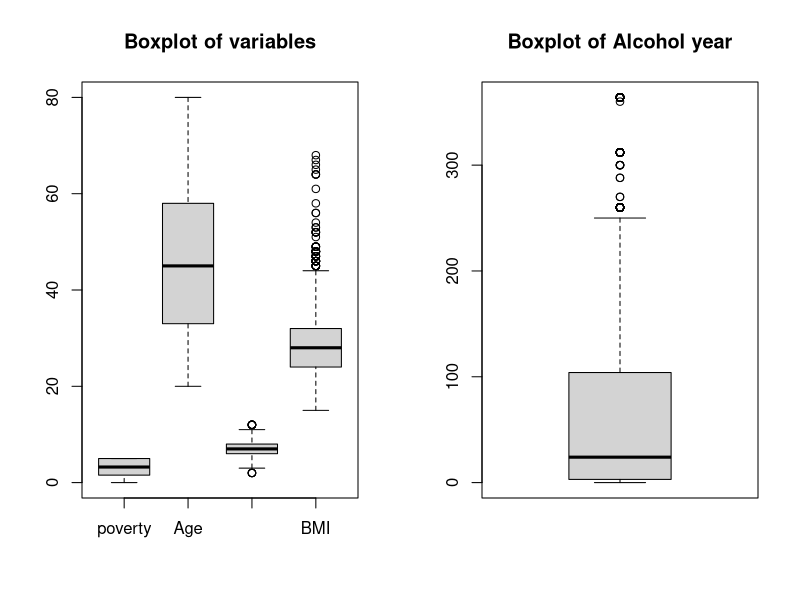
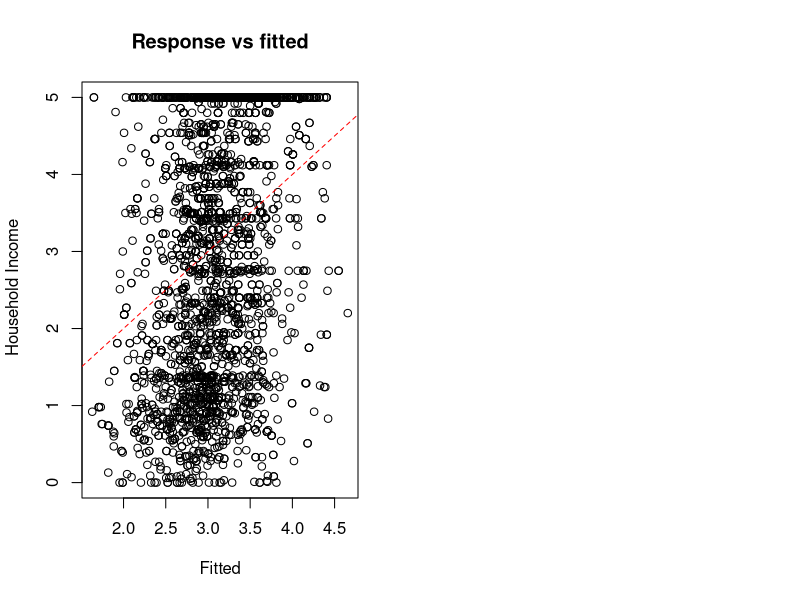
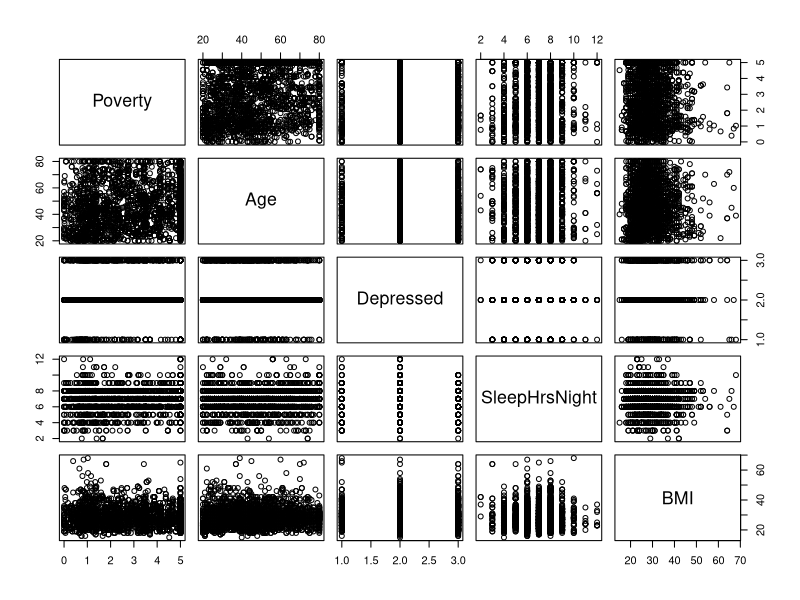
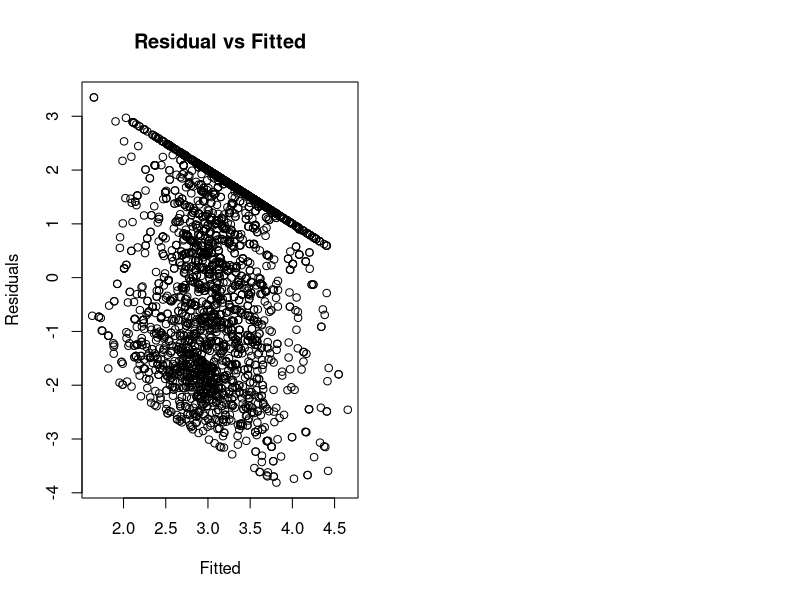
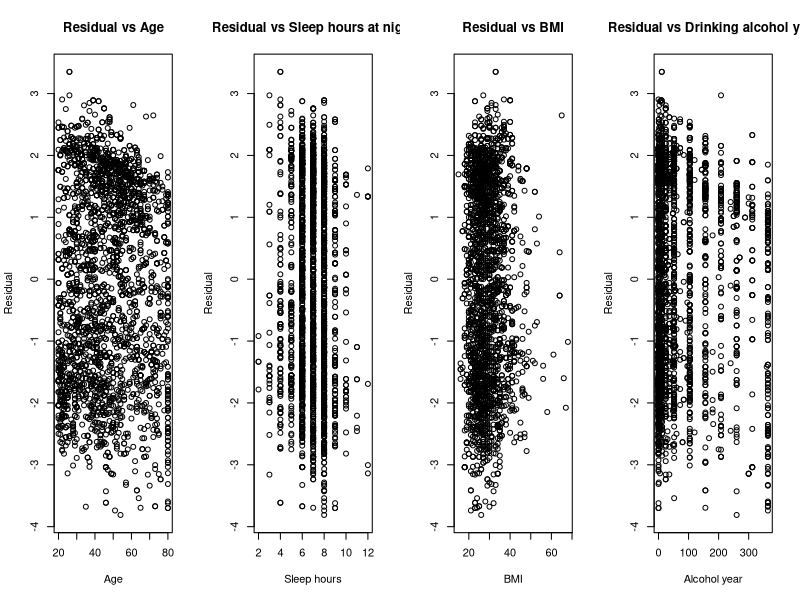
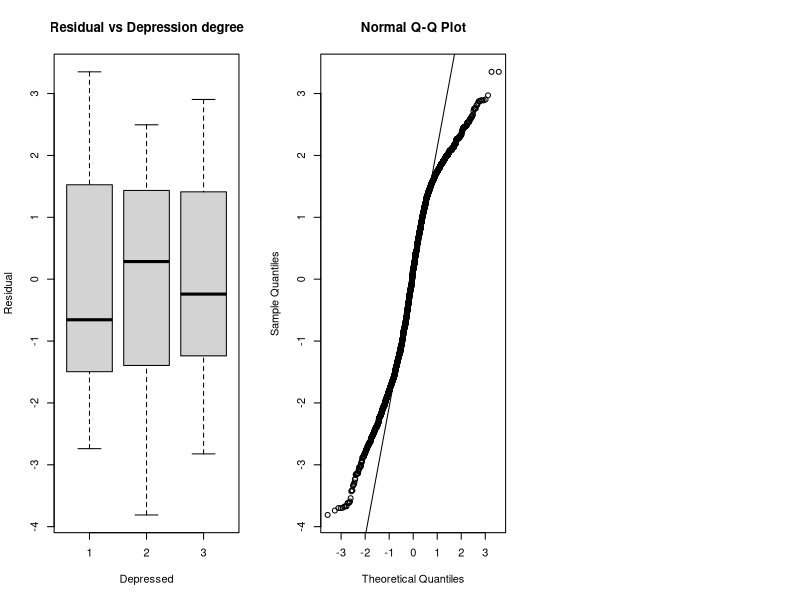

Source code (R) for these figures, in order:
## ---- chunk 1
library(tidyverse)
library(dplyr)
library(knitr)
library(lubridate)
data <- read.csv("analysis_data.csv")

## ---- chunk 2
head(data)
## ---- chunk 3

par(mfrow=c(1,2))
group_data <- list(poverty = data$Poverty, Age = data$Age , Sleephours = data$SleepHrsNight, BMI = data$BMI)
boxplot(group_data,main="Boxplot of variables")
boxplot(data$AlcoholYear, main="Boxplot of Alcohol year")
## ---- chunk 4
income_model <- lm(Poverty ~ BMI + Age + Depressed + SleepHrsNight + AlcoholYear, data = data )
summary(income_model)
## ---- chunk 5
y_value <- resid(income_model)
x_value <- fitted(income_model)

#check condition 1 for linear model
response <- data$Poverty
plot(x = x_value, y = response, main="Response vs fitted", xlab="Fitted",
   ylab=" Household Income")
abline(a = 0 ,b = 1, lty=2,col = "red")
## ---- chunk 6
data$Depressed <- as.numeric(factor(data$Depressed))
pairs(data[,3:7])
## ---- chunk 7
plot(x = x_value, y = y_value, main="Residual vs Fitted", xlab="Fitted",
   ylab="Residuals")
## ---- chunk 8
par(mfrow=c(1,4))
plot(x = data$Age, y = y_value, main="Residual vs Age",
    xlab="Age", ylab="Residual")
plot(x = data$SleepHrsNight, y = y_value, main="Residual vs Sleep hours at night",
    xlab="Sleep hours", ylab="Residual")
plot(x = data$BMI, y = y_value, main="Residual vs BMI",
    xlab="BMI", ylab="Residual")
plot(x = data$AlcoholYear, y = y_value, main = "Residual vs Drinking alcohol year", xlab = "Alcohol year", ylab = "Residual" )
## ---- chunk 9
par(mfrow=c(1,3))
boxplot(y_value ~ data$Depressed,main="Residual vs Depression degree",
    xlab="Depressed", ylab="Residual")
## ---- chunk 10
qqnorm(y_value)
qqline(y_value)
